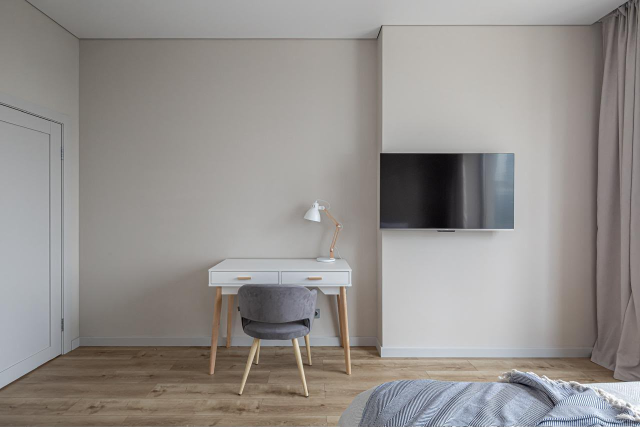
#> input picture Photo/WhatsApp Image 2026-10-01 at 07.51.25.jpeg, 1280 x 853 px (shown at 1/2 size)
$ python photo_stats.py '../Photo/WhatsApp Image 2026-10-01 at 07.51.25.jpeg'
#> lines starting #> are read from the running program, lines starting #| are printed output that depends on the picture
#!/usr/bin/env python3
# -*- coding: utf-8 -*-
"""
Статистика цвета фото для калибровки единого пресета (ТЗ 8.2).

  python scripts/photo_stats.py <папка_или_файлы...> [--json out.json]

Считает по каждому фото: средняя яркость L*, перцентили p5/p95 по L* (контраст),
средняя насыщенность (хрома Lab), средние a*/b* (теплота), оценка цветовой температуры (CCT по McCamy).
Работает на уменьшенной копии (длинная сторона 800 px): для статистики этого достаточно.
"""
import argparse
import json
import sys
from pathlib import Path

import numpy as np
from PIL import Image

D65 = np.array([0.95047, 1.0, 1.08883])
M = np.array([[0.4124564, 0.3575761, 0.1804375],
              [0.2126729, 0.7151522, 0.0721750],
              [0.0193339, 0.1191920, 0.9503041]])


def srgb_to_linear(c):
    c = c / 255.0
    return np.where(c <= 0.04045, c / 12.92, ((c + 0.055) / 1.055) ** 2.4)


def to_lab(rgb):
    lin = srgb_to_linear(rgb.astype(np.float64))
    xyz = lin @ M.T / D65
    f = np.where(xyz > 216 / 24389, np.cbrt(xyz), (24389 / 27 * xyz + 16) / 116)
    L = 116 * f[..., 1] - 16
    a = 500 * (f[..., 0] - f[..., 1])
    b = 200 * (f[..., 1] - f[..., 2])
    return L, a, b, lin


def cct_mccamy(lin_mean):
    xyz = M @ lin_mean
    s = xyz.sum()
    if s <= 0:
        return None
    x, y = xyz[0] / s, xyz[1] / s
    n = (x - 0.3320) / (0.1858 - y)
    return float(449 * n ** 3 + 3525 * n ** 2 + 6823.3 * n + 5520.33)


def stats(path: Path):
    im = Image.open(path).convert("RGB")
    im.thumbnail((800, 800))
    rgb = np.asarray(im)
    L, a, b, lin = to_lab(rgb)
    chroma = np.sqrt(a ** 2 + b ** 2)
    return {
        "file": path.name,
        "L_mean": float(L.mean()),
        "L_std": float(L.std()),
        "L_p5": float(np.percentile(L, 5)),
        "L_p95": float(np.percentile(L, 95)),
        "a_mean": float(a.mean()),
        "b_mean": float(b.mean()),
        "a_std": float(a.std()),
        "b_std": float(b.std()),
        "chroma_mean": float(chroma.mean()),
        "cct_k": cct_mccamy(lin.reshape(-1, 3).mean(axis=0)),
        "clip_hi_pct": float((rgb.max(axis=2) >= 253).mean() * 100),
    }


def main():
    ap = argparse.ArgumentParser()
    ap.add_argument("inputs", nargs="+")
    ap.add_argument("--json")
    args = ap.parse_args()
    files = []
    for i in args.inputs:
        p = Path(i)
        files += sorted(p.glob("*.jp*g")) + sorted(p.glob("*.png")) if p.is_dir() else [p]
    rows = [stats(f) for f in files]
#> in stats, im is the input picture: PIL image 1280x853 RGB; mean R, G, B 148.4, 144.4, 141.4
#> in stats, `im.thumbnail((800, 800))`:
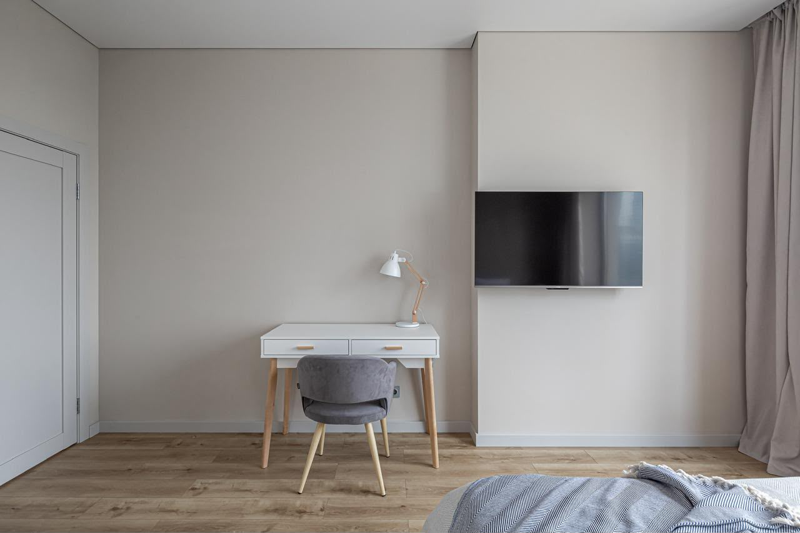
#> im: PIL image 800x533 RGB; mean R, G, B 148.4, 144.5, 141.4
#> in srgb_to_linear, `return np.where(c <= 0.04045, c / 12.92, ((c + 0.055) / 1.055) ** 2.4)`:
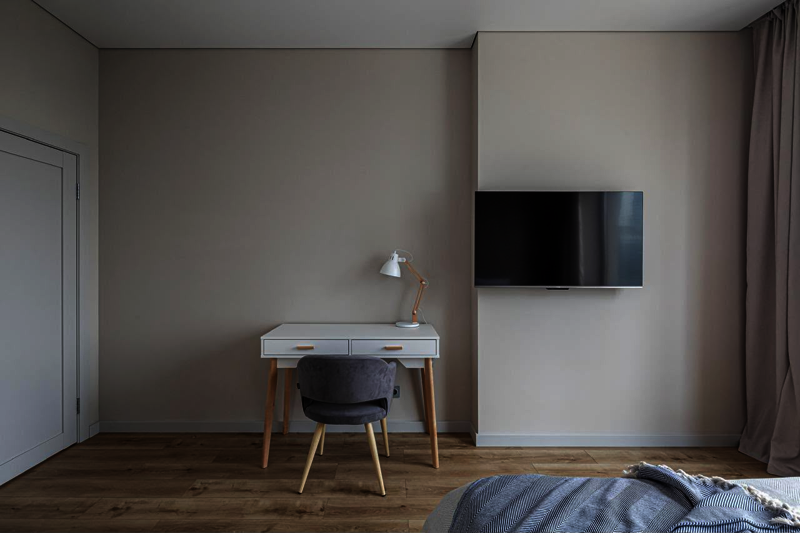
#> returned value: shape (533, 800, 3) float64; mean of channels 0, 1, 2 0.32, 0.307, 0.298; drawn as R, G, B
#> in to_lab, `f = np.where(xyz > 216 / 24389, np.cbrt(xyz), (24389 / 27 * xyz + 16) ..`:
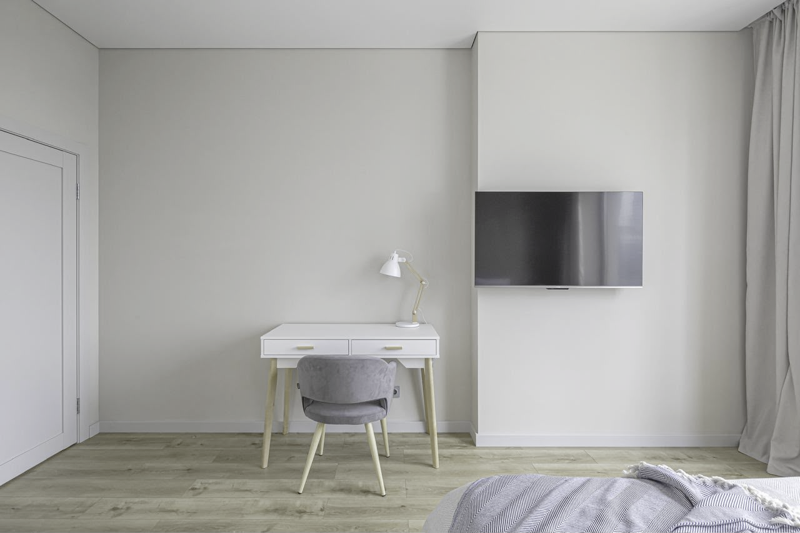
#> f: shape (533, 800, 3) float64; mean R, G, B 0.656, 0.654, 0.643
#> in to_lab, `L = 116 * f[..., 1] - 16`:
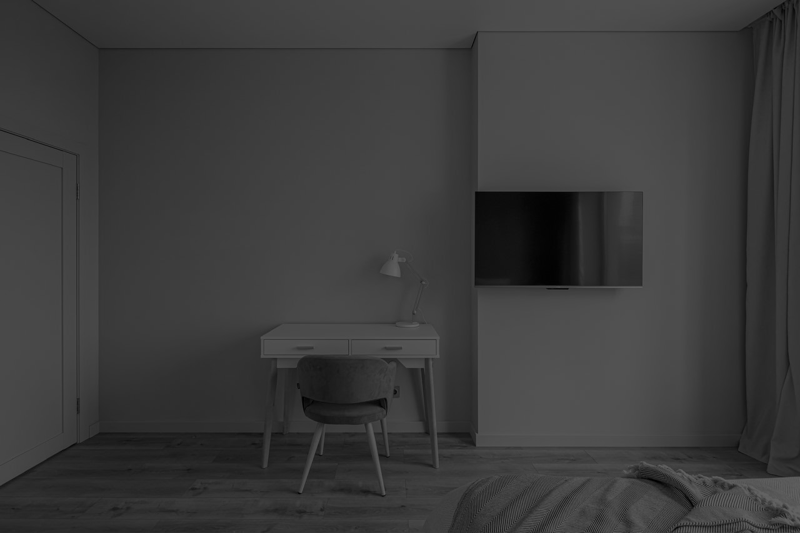
#> L: shape (533, 800) float64; min 0.413, max 100, mean 59.9
#> in to_lab, `a = 500 * (f[..., 0] - f[..., 1])`:
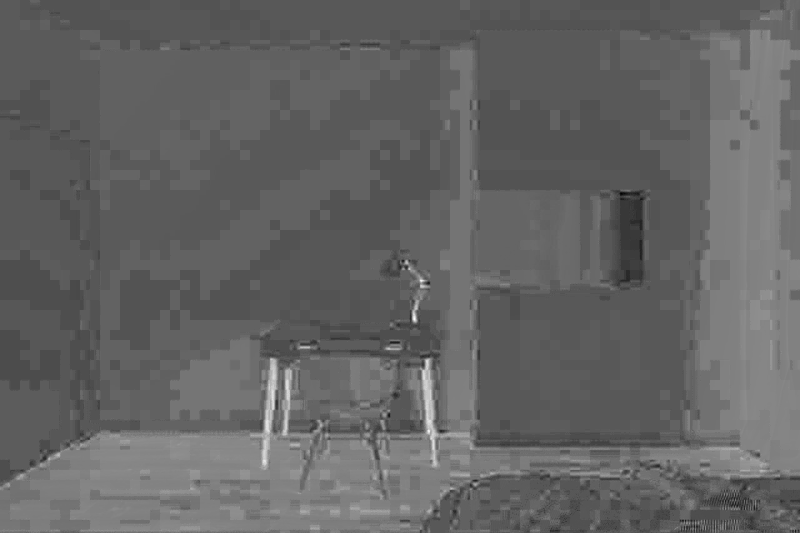
#> a: shape (533, 800) float64; min -7.64, max 14.47, mean 1.04; drawn with min black and max white
#> in to_lab, `b = 200 * (f[..., 1] - f[..., 2])`:
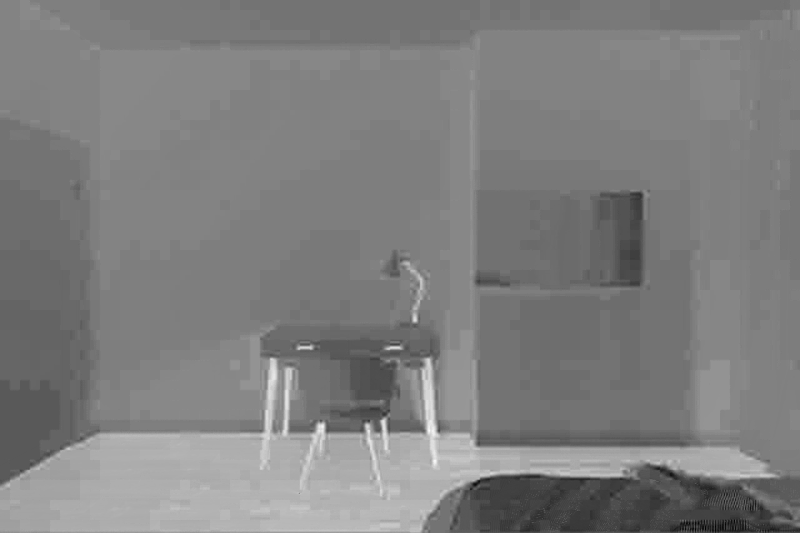
#> b: shape (533, 800) float64; min -22.62, max 27.28, mean 2.2; drawn with min black and max white
#> in stats, `chroma = np.sqrt(a ** 2 + b ** 2)`:
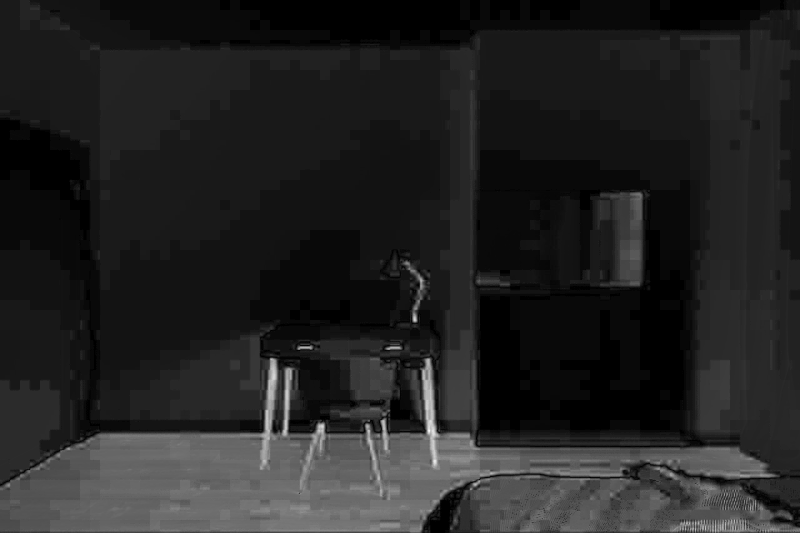
#> chroma: shape (533, 800) float64; min 4.45e-06, max 29.94, mean 4.2; drawn with min black and max white
#> in cct_mccamy, `xyz = M @ lin_mean`: xyz = [0.296, 0.309, 0.326]
#> in cct_mccamy, `s = xyz.sum()`: s = 0.93
#> in cct_mccamy, `x, y = xyz[0] / s, xyz[1] / s`: x = 0.318; y = 0.332
#> in cct_mccamy, `n = (x - 0.3320) / (0.1858 - y)`: n = 0.0982
#> rows = 1 item
    keys = ["L_mean", "L_p5", "L_p95", "a_mean", "b_mean", "chroma_mean", "cct_k", "clip_hi_pct"]
    for r in rows:
        print(f"{r['file']:28s} " + " ".join(f"{k}={r[k]:.1f}" for k in keys if r[k] is not None))
#> this loop made 1 pass
#| WhatsApp Image 2026-10-01 at 07.51.25.jpeg L_mean=59.9 L_p5=34.3 L_p95=79.6 a_mean=1.0 b_mean=2.2 chroma_mean=4.2 cct_k=6224.7 clip_hi_pct=0.0
    mean = {k: float(np.mean([r[k] for r in rows if r[k] is not None])) for k in keys}
#> mean = {'L_mean': 59.86, 'L_p5': 34.28, 'L_p95': 79.57, 'a_mean': 1.04, 'b_mean': 2.24, 'chroma_mean': 4.16, 'cct_k': 6224.7, 'clip_hi_pct': 0.0258}
    mean.update({k: float(np.mean([r[k] for r in rows])) for k in ("L_std", "a_std", "b_std")})
    print("MEAN:", {k: round(v, 2) for k, v in mean.items()})
#| MEAN: {'L_mean': 59.86, 'L_p5': 34.28, 'L_p95': 79.57, 'a_mean': 1.04, 'b_mean': 2.24, 'chroma_mean': 4.16, 'cct_k': 6224.75, 'clip_hi_pct': 0.03, 'L_std': 14.58, 'a_std': 1.62, 'b_std': 4.82}
    if args.json:
        Path(args.json).write_text(json.dumps({"mean": mean, "items": rows}, ensure_ascii=False, indent=2), encoding="utf-8")


if __name__ == "__main__":
    sys.exit(main())
#> (the program exits here)

$ run again, on Photo/WhatsApp Image 2026-10-01 at 07.51.27.jpeg
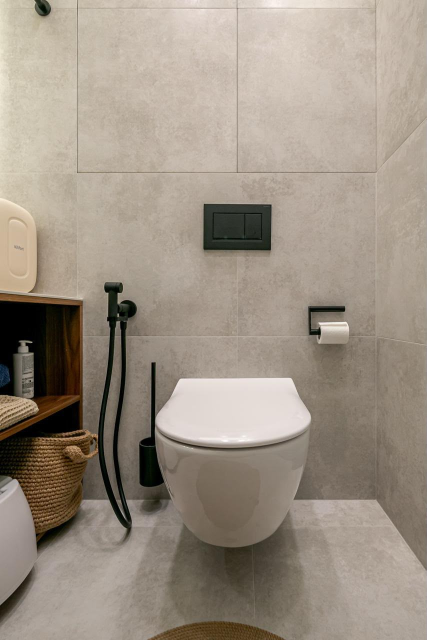
#> input picture Photo/WhatsApp Image 2026-10-01 at 07.51.27.jpeg, 853 x 1280 px (shown at 1/2 size)
#> in stats, im is the input picture: PIL image 853x1280 RGB; mean R, G, B 156.6, 145.3, 132
#> im: PIL image 533x800 RGB
#> in to_lab, `b = 200 * (f[..., 1] - f[..., 2])`:
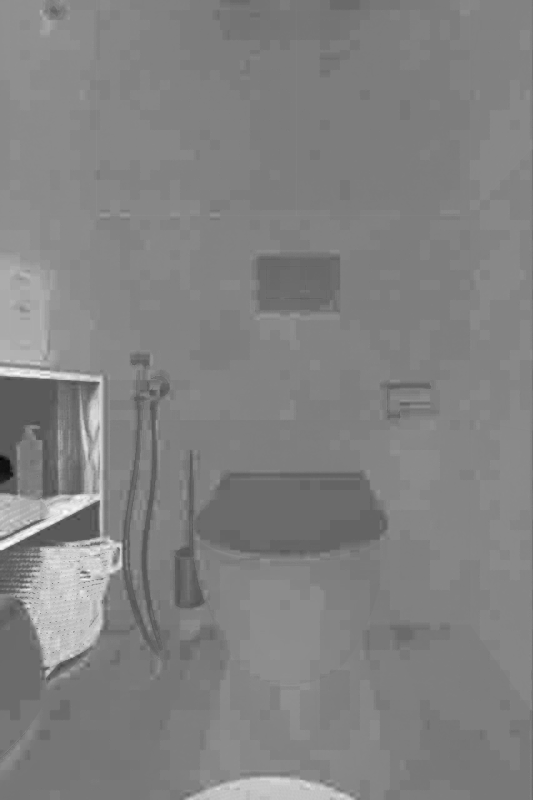
#> b: shape (800, 533) float64; min -19.82, max 35.79, mean 8.6; drawn with min black and max white
#> in stats, `chroma = np.sqrt(a ** 2 + b ** 2)`:
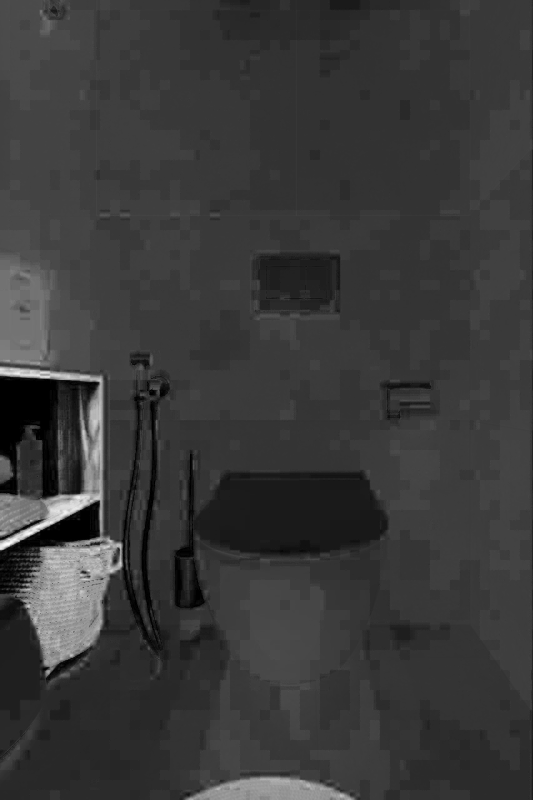
#> chroma: shape (800, 533) float64; min 0, max 39.64, mean 9; drawn with min black and max white
#> in cct_mccamy, `xyz = M @ lin_mean`: xyz = [0.324, 0.336, 0.306]
#> s = 0.966
#> x = 0.336; y = 0.347
#> n = -0.0232
#> rows = 1 item
#> the loop in main, `for r in rows:` made 1 pass
#| WhatsApp Image 2026-10-01 at 07.51.27.jpeg L_mean=60.3 L_p5=14.7 L_p95=83.2 a_mean=2.0 b_mean=8.6 chroma_mean=9.0 cct_k=5364.2 clip_hi_pct=0.0
#> mean = {'L_mean': 60.27, 'L_p5': 14.68, 'L_p95': 83.21, 'a_mean': 2, 'b_mean': 8.61, 'chroma_mean': 9.02, 'cct_k': 5364.2, 'clip_hi_pct': 0.00375}
#| MEAN: {'L_mean': 60.27, 'L_p5': 14.68, 'L_p95': 83.21, 'a_mean': 2.0, 'b_mean': 8.61, 'chroma_mean': 9.02, 'cct_k': 5364.15, 'clip_hi_pct': 0.0, 'L_std': 19.86, 'a_std': 1.96, 'b_std': 3.81}

$ run again, on Photo/WhatsApp Image 2026-10-01 at 07.51.28.jpeg
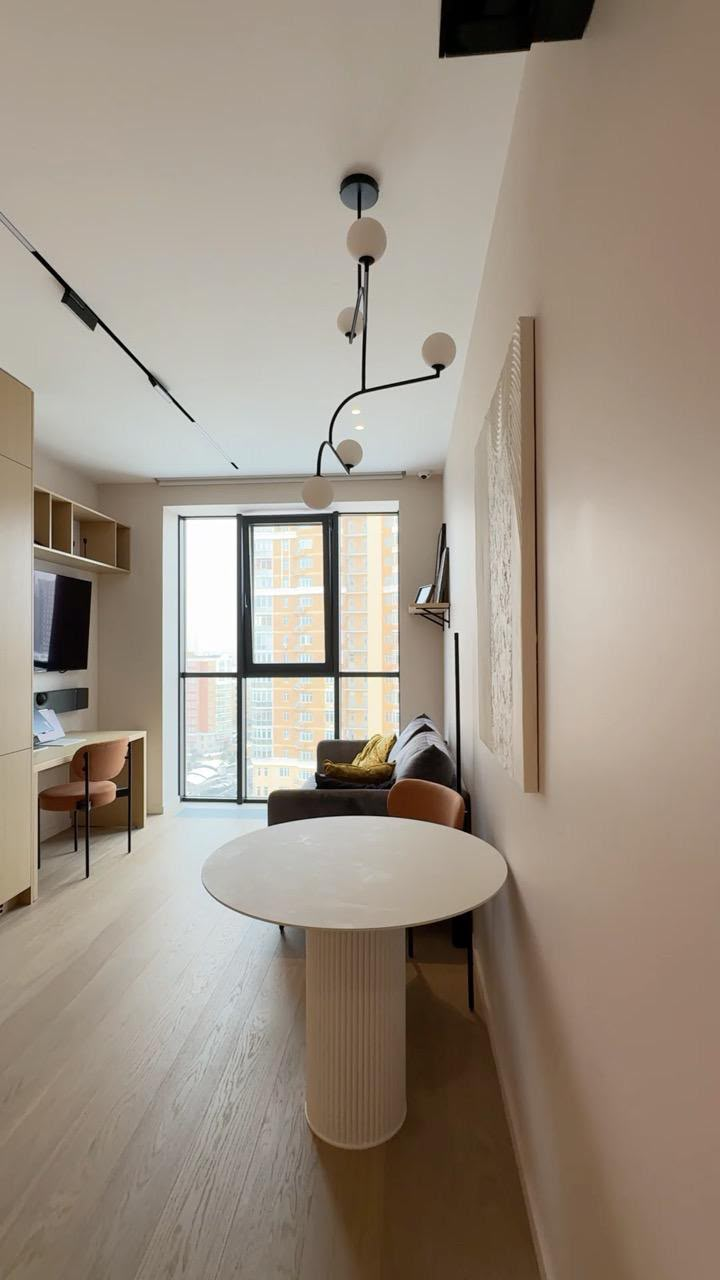
#> input picture Photo/WhatsApp Image 2026-10-01 at 07.51.28.jpeg, 720 x 1280 px
#> in stats, im is the input picture: PIL image 720x1280 RGB; mean R, G, B 156.6, 144.5, 131.2
#> im: PIL image 450x800 RGB
#> in to_lab, `b = 200 * (f[..., 1] - f[..., 2])`:
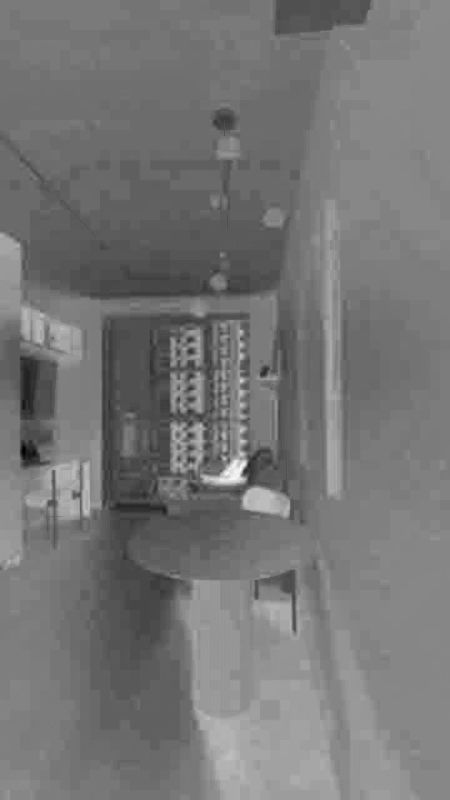
#> b: shape (800, 450) float64; min -19.29, max 41.79, mean 9; drawn with min black and max white
#> in stats, `chroma = np.sqrt(a ** 2 + b ** 2)`:
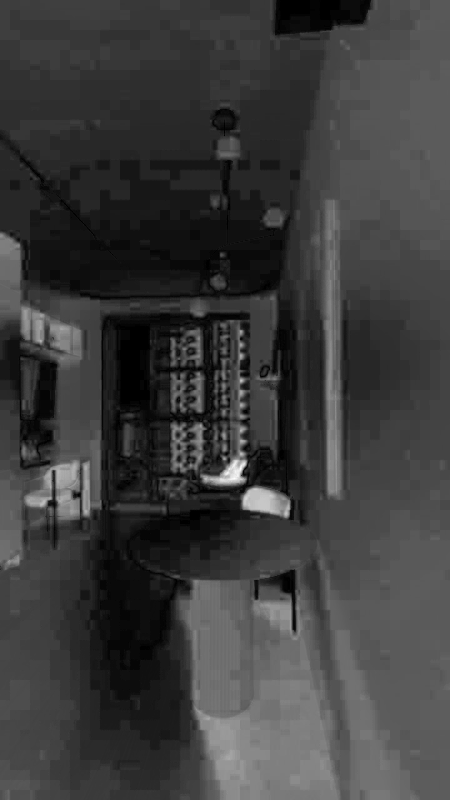
#> chroma: shape (800, 450) float64; min 0, max 41.9, mean 10; drawn with min black and max white
#> in cct_mccamy, `xyz = M @ lin_mean`: xyz = [0.321, 0.333, 0.311]
#> s = 0.966
#> x = 0.333; y = 0.345
#> n = -0.00431
#> rows = 1 item
#> the loop in main, `for r in rows:` made 1 pass
#| WhatsApp Image 2026-10-01 at 07.51.28.jpeg L_mean=60.1 L_p5=21.0 L_p95=87.1 a_mean=2.6 b_mean=9.0 chroma_mean=10.0 cct_k=5491.0 clip_hi_pct=0.8
#> mean = {'L_mean': 60.1, 'L_p5': 20.98, 'L_p95': 87.13, 'a_mean': 2.61, 'b_mean': 8.97, 'chroma_mean': 10, 'cct_k': 5491, 'clip_hi_pct': 0.794}
#| MEAN: {'L_mean': 60.1, 'L_p5': 20.98, 'L_p95': 87.13, 'a_mean': 2.61, 'b_mean': 8.97, 'chroma_mean': 10.0, 'cct_k': 5491.01, 'clip_hi_pct': 0.79, 'L_std': 19.36, 'a_std': 3.32, 'b_std': 5.67}

$ run again, on Photo/WhatsApp Image 2026-10-01 at 07.51.29.jpeg
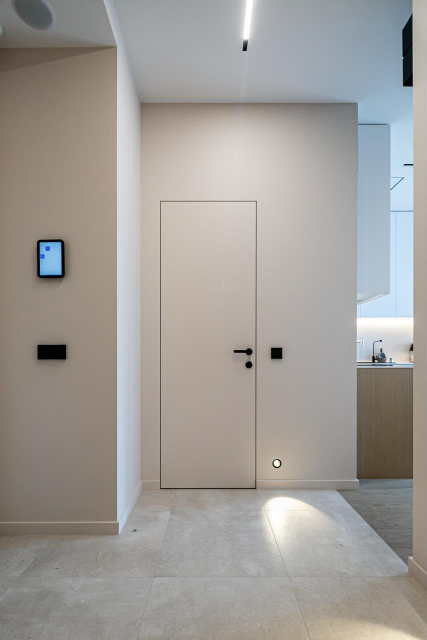
#> input picture Photo/WhatsApp Image 2026-10-01 at 07.51.29.jpeg, 853 x 1280 px (shown at 1/2 size)
#> in stats, im is the input picture: PIL image 853x1280 RGB; mean R, G, B 160, 156.3, 152
#> im: PIL image 533x800 RGB
#> in stats, `chroma = np.sqrt(a ** 2 + b ** 2)`:
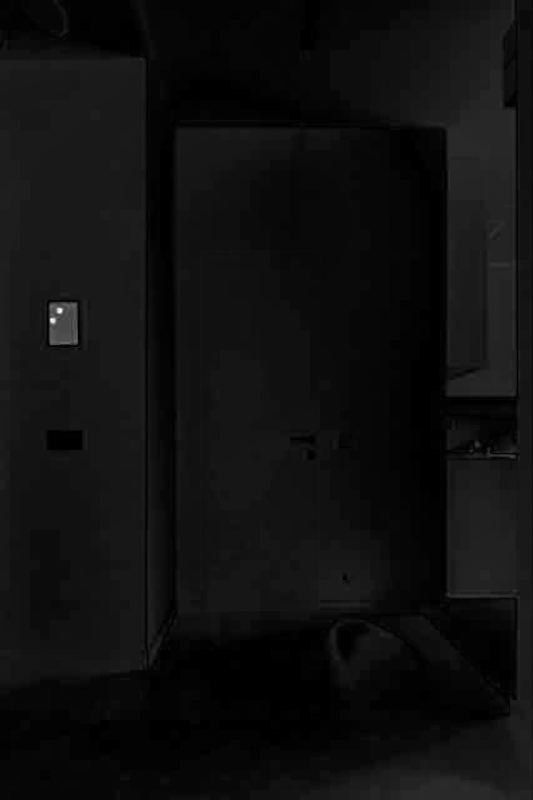
#> chroma: shape (800, 533) float64; min 0, max 93.8, mean 5.7; drawn with min black and max white
#> in cct_mccamy, `xyz = M @ lin_mean`: xyz = [0.34, 0.356, 0.372]
#> s = 1.07
#> x = 0.318; y = 0.333
#> n = 0.0921
#> rows = 1 item
#> the loop in main, `for r in rows:` made 1 pass
#| WhatsApp Image 2026-10-01 at 07.51.29.jpeg L_mean=64.5 L_p5=44.2 L_p95=83.7 a_mean=0.7 b_mean=2.9 chroma_mean=5.7 cct_k=6179.0 clip_hi_pct=0.3
#> mean = {'L_mean': 64.47, 'L_p5': 44.24, 'L_p95': 83.72, 'a_mean': 0.715, 'b_mean': 2.89, 'chroma_mean': 5.72, 'cct_k': 6179, 'clip_hi_pct': 0.332}
#| MEAN: {'L_mean': 64.47, 'L_p5': 44.24, 'L_p95': 83.72, 'a_mean': 0.71, 'b_mean': 2.89, 'chroma_mean': 5.72, 'cct_k': 6179.01, 'clip_hi_pct': 0.33, 'L_std': 12.31, 'a_std': 1.94, 'b_std': 5.97}
